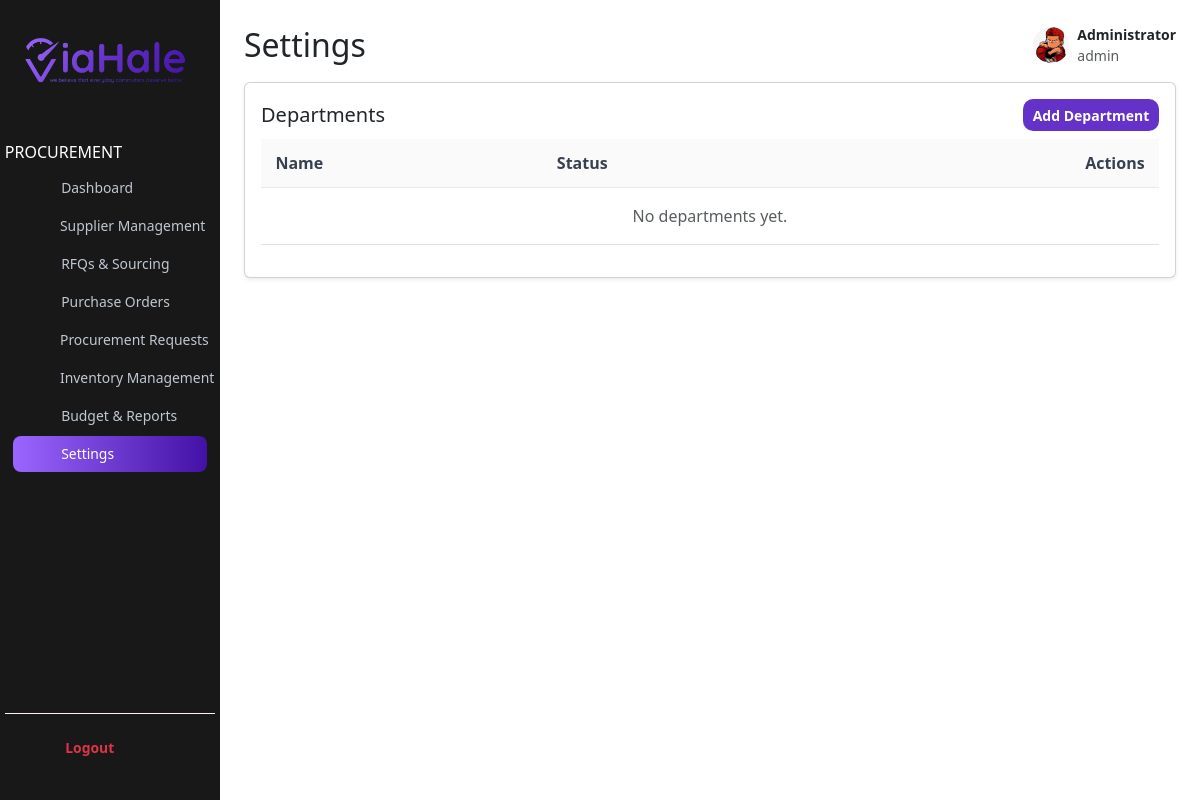
Page /procurement/settings.php (signed in) on the earlier database version.
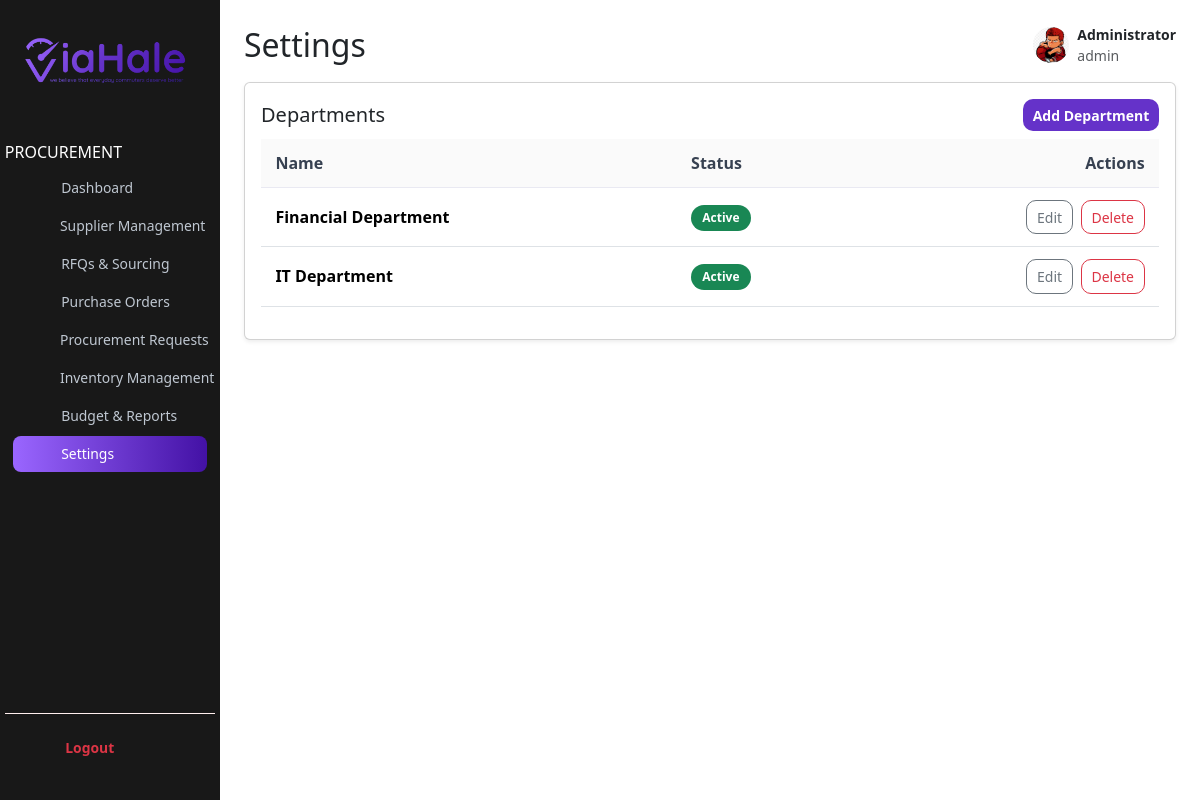
Same page on the later database version.
### tables this page shows
CREATE TABLE `departments` (
  `id` int(11) NOT NULL,
  `name` varchar(120) NOT NULL,
  `is_active` tinyint(1) NOT NULL DEFAULT 1
);

### includes/auth.php (called while the page is built, shortened)
<?php
function current_user()
{
    return $_SESSION["user"] ?? null;
}

### procurement/settings.php (the view, shortened to what this page needs)
<?php
$inc = __DIR__ . "/../includes";
if (file_exists($inc . "/auth.php")) {
    require_once $inc . "/auth.php";
}
$userName = "Procurement User";
$userRole = "Procurement";
if (function_exists("current_user")) {
    $u = current_user();
    $userName = $u["name"] ?? $userName;
    $userRole = $u["role"] ?? $userRole;
}
function safe_fetch_all(PDO $pdo, string $sql, array $params = [])
{
    try {
        $st = $pdo->prepare($sql);
        $st->execute($params);
        return $st->fetchAll(PDO::FETCH_ASSOC);
    } catch (Throwable $e) {
        return [];
    }
}
$departments = isset($pdo)
    ? safe_fetch_all(
        $pdo,
        "SELECT id,name,is_active FROM departments ORDER BY name"
    )
    : [];
?>
<!DOCTYPE html>
<html lang="en">
<head>
  <link href="https://cdn.jsdelivr.net/npm/bootstrap@5.3.2/dist/css/bootstrap.min.css" rel="stylesheet" />
  <link href="../css/style.css" rel="stylesheet" />
  <link href="../css/modules.css" rel="stylesheet" />
</head>
<body>
<div class="container-fluid p-0">
  <div class="row g-0">
    <div class="sidebar d-flex flex-column">
      <div class="d-flex justify-content-center align-items-center mb-4 mt-3">
        <img src="../img/logo.png" id="logo" class="img-fluid me-2" style="height:55px" alt="Logo">
      </div>
      <h6 class="text-uppercase mb-2">Procurement</h6>
      <nav class="nav flex-column px-2 mb-4">
        <a class="nav-link" href="./procurementDashboard.php"><ion-icon name="home-outline"></ion-icon><span>Dashboard</span></a>
        <a class="nav-link" href="./supplierManagement.php"><ion-icon name="person-outline"></ion-icon><span>Supplier Management</span></a>
        <a class="nav-link" href="./rfqManagement.php"><ion-icon name="mail-open-outline"></ion-icon><span>RFQs & Sourcing</span></a>
        <a class="nav-link" href="./purchaseOrders.php"><ion-icon name="document-text-outline"></ion-icon><span>Purchase Orders</span></a>
        <a class="nav-link" href="./procurementRequests.php"><ion-icon name="clipboard-outline"></ion-icon><span>Procurement Requests</span></a>
        <a class="nav-link" href="./inventoryView.php"><ion-icon name="archive-outline"></ion-icon><span>Inventory Management</span></a>
        <a class="nav-link" href="./budgetReports.php"><ion-icon name="analytics-outline"></ion-icon><span>Budget & Reports</span></a>
        <a class="nav-link active" href="./settings.php"><ion-icon name="settings-outline"></ion-icon><span>Settings</span></a>
      </nav>
      <div class="logout-section">
        <a class="nav-link text-danger" href="<?= defined("BASE_URL")
            ? BASE_URL
            : "#" ?>/auth/logout.php">
          <ion-icon name="log-out-outline"></ion-icon> Logout
        </a>
      </div>
    </div>
    <div class="col main-content p-3 p-lg-4">
      <div class="d-flex justify-content-between align-items-center mb-3">
        <div class="d-flex align-items-center gap-3">
          <h2 class="m-0">Settings</h2>
        </div>
        <div class="d-flex align-items-center gap-2">
          <img src="../img/profile.jpg" class="rounded-circle" width="36" height="36" alt="">
          <div class="small">
            <strong><?= htmlspecialchars($userName) ?></strong><br/>
            <span class="text-muted"><?= htmlspecialchars($userRole) ?></span>
          </div>
        </div>
      </div>
      <div class="card shadow-sm mb-3">
        <div class="card-body">
          <div class="d-flex justify-content-between align-items-center mb-2">
            <h5 class="card-title m-0">Departments</h5>
            <button class="btn btn-violet btn-sm" onclick="openDeptModal()">Add Department</button>
          </div>
          <div class="table-responsive">
            <table class="table table-sm align-middle">
              <thead><tr><th>Name</th><th>Status</th><th class="text-end">Actions</th></tr></thead>
              <tbody id="deptBody">
                <?php if ($departments):
                    foreach ($departments as $d): ?>
                <tr data-id="<?= (int) $d["id"] ?>">
                  <td class="fw-semibold"><?= htmlspecialchars(
                      $d["name"]
                  ) ?></td>
                  <td><?= $d["is_active"]
                      ? '<span class="badge bg-success">Active</span>'
                      : '<span class="badge bg-secondary">Inactive</span>' ?></td>
                  <td class="text-end">
                    <button class="btn btn-sm btn-outline-secondary me-1" onclick='editDept(<?= (int) $d[
                        "id"
                    ] ?>, <?= json_encode($d) ?>)'>Edit</button>
                    <button class="btn btn-sm btn-outline-danger" onclick="deleteDept(<?= (int) $d[
                        "id"
                    ] ?>)">Delete</button>
                  </td>
                </tr>
                <?php endforeach;
                else:
                     ?>
                <tr><td colspan="3" class="text-center text-muted py-3">No departments yet.</td></tr>
                <?php
                endif; ?>
              </tbody>
            </table>
          </div>
        </div>
      </div>
    </div>
  </div>
</div>
</body>
</html>

### css/style.css (style rules this page uses)
.sidebar { position: fixed; top: 0; left: 0; z-index: 1040; width: 220px; height: 100vh; min-height: 100vh; padding: 1rem 0.3rem; background: #181818; color: #fff; border: none; overflow-y: auto; display: flex; flex-direction: column; transition: left 0.3s ease-in-out; -ms-overflow-style: none; scrollbar-width: none; }
.sidebar h6 { margin-bottom: 1em; font-weight: 500; font-size: 1rem; color: #fff; text-transform: uppercase; }
#logo { margin-bottom: 2em; }
.sidebar a { width: 100%; display: flex; align-items: center; gap: 0.7rem; padding: 0.45rem 0.7rem; margin-bottom: 0.1rem; background: none; border: none; border-radius: 8px; color: #bfc7d1; font-size: 0.87rem; text-align: left; white-space: nowrap; transition: background 0.2s, color 0.2s; }
.sidebar a ion-icon { min-width: 1.3rem; font-size: 1.3rem; }
.sidebar a.active, .sidebar a:hover { background: linear-gradient(90deg, #9a66ff 0%, #4311a5 100%); color: #fff; }
.sidebar .nav-link ion-icon { width: 22px; height: 22px; font-size: 22px; line-height: 1; display: inline-flex; align-items: center; justify-content: center; vertical-align: -2px; }
.logout-section { margin-top: auto; padding: 1rem; border-top: 1px solid #ffefef; }
.sidebar .nav { flex-grow: 1; }
.sidebar .nav-link.text-danger { color: #ff4747; font-weight: 600; }
@media (min-width: 900px) { .main-content { margin-left: 220px; padding: 2rem; } }

### css/modules.css (style rules this page uses)
.btn-violet { background: #6532c9; color: #fff; border-radius: 8px; font-weight: 600; padding: 0.7rem 1.2rem; border: 0; }
.table thead th { background: #fafafa; border-bottom: 1px solid #e9e9f2; font-weight: 600; color: #374151; }
.table td, .table th { padding: 0.75rem 0.9rem; }
.table td { vertical-align: middle; }
.badge { border-radius: 999px; padding: 0.45rem 0.7rem; font-weight: 700; }
.btn, .page-link { border-radius: 10px; }
.btn-sm { padding: 0.35rem 0.6rem; font-size: 0.875rem; }
.btn ion-icon, .nav .nav-link ion-icon, .table .btn ion-icon { font-size: 18px; vertical-align: -2px; margin-right: 0.25rem; }

Differences in the rows shown:
added departments: name "Financial Department", is_active "Active"
added departments: name "IT Department", is_active "Active"
Other differences:
text no longer shown: "No departments yet."
